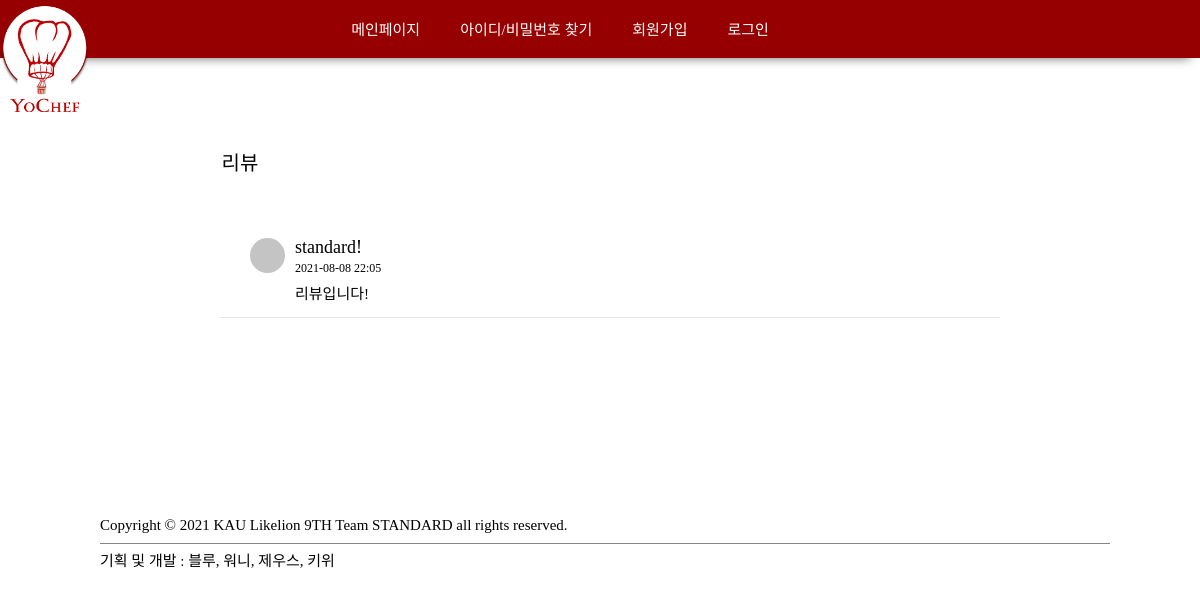
The page /reviewDetail/3 on the database as committed earlier.
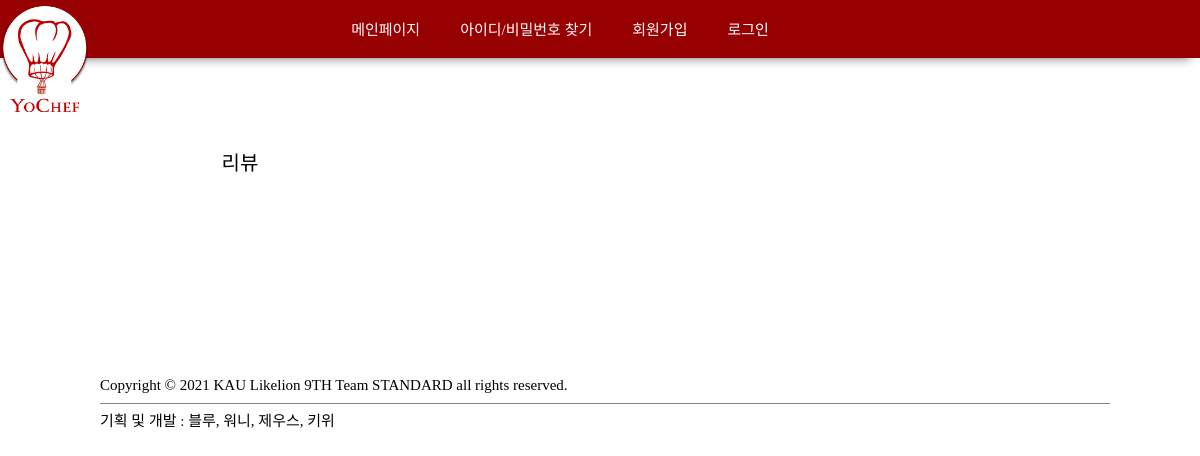
The same page on the database as committed later.
### customer/models.py (models this page shows, shortened)
class Review(models.Model):
	post = models.ForeignKey('chef.Post', on_delete=models.CASCADE)
	customer = models.ForeignKey(Customer, null=True, on_delete=models.SET_NULL)
	book = models.ForeignKey(Book, on_delete=models.CASCADE)
	pubdate = DateTimeField(auto_now=True)
	description = models.TextField(max_length=5000)

class Customer(models.Model):
	user = models.OneToOneField(User, on_delete=models.CASCADE)
	name = models.CharField(max_length=50)
	email = models.EmailField(null=True)
	phoneNum = models.CharField(max_length=11)
	point = models.IntegerField(default=0)
	isChef = models.BooleanField(default=False)
	registerDate = models.DateTimeField(auto_now_add=True)
	currentVer = models.IntegerField(default=0) # 0 -> cus, 1 -> chef

### public/views.py (the view)
# urls.py: path('reviewDetail/<int:post_id>', reviewDetail, name="reviewDetail"),
def reviewDetail(request, post_id):
    reviews = Review.objects.filter(post_id=post_id)
    return render(request, 'reviewDetail.html', {'reviews': reviews, 'post_id':post_id})

### public/templates/reviewDetail.html
{% extends 'base.html' %}
{% load static %}
{% block style %}
    <link rel="stylesheet" href="{% static 'css/detail.css' %}">
{% endblock %}
{% block content %}
    <main>
        <div class="mainContainer__review reviewDetail">
            <span>리뷰</span>
            <div class="mainBox__review reviewDetail">
                {% for review in reviews %}
                <div class="mainBox__review__detail" id="review{{review.id}}">
                    <img src="{{review.customer.profileImg}}" onerror="this.src=`{% static 'img/default.png' %}`">
                    <div class="userInfo__text">
                        <span>{{review.customer.name}}</span>
                        <span>{{review.pubdate|date:'Y-m-d H:i'}}</span>
                        <span>{{review.description}}</span>
                    </div>
                </div>
                {% endfor %}
            </div>
        </div>
    </main>
{% endblock %}

Rows that differ between the two databases and show on the page:
removed Review: customer.name "standard!", pubdate "2021-08-08 22:05", description "리뷰입니다!"
